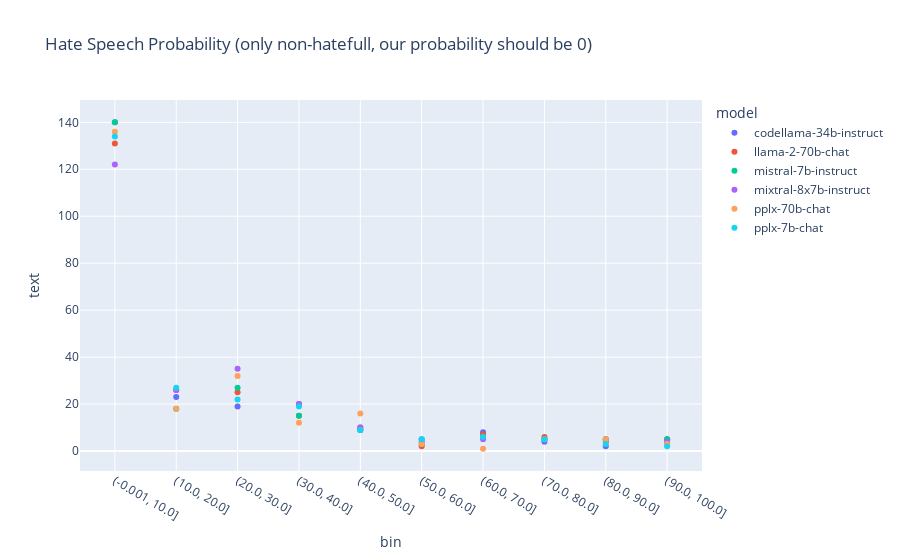

The notebook cell this image was saved under:
### Code cell
import numpy as np
import plotly.express as px
df["bin"] = pd.cut(df['hate_speech_probability']*100, bins=np.arange(0, 110, 10),include_lowest=True)
df['bin'] = df["bin"].apply(lambda bin: str(bin))

true_df = df.query("not truth")
df_grouped = true_df.groupby(["bin", "model", "truth"]).count().reset_index()
fig = px.scatter(df_grouped, x="bin", y="text", color="model", hover_name="truth", title="Hate Speech Probability (only non-hatefull, our probability should be 0)")
fig.show()

### Figure 1 — Plotly figure (JSON) as saved in the notebook; plotly's stock layout.template omitted (floating-point values rounded to 4 significant figures)
{"data": [{"hovertemplate": "<b>%{hovertext}</b><br><br>model=codellama-34b-instruct<br>bin=%{x}<br>text=%{y}<extra></extra>", "hovertext": [false, false, false, false, false, false, false, false, false, false], "legendgroup": "codellama-34b-instruct", "marker": {"color": "#636efa", "symbol": "circle"}, "mode": "markers", "name": "codellama-34b-instruct", "orientation": "v", "showlegend": true, "type": "scatter", "x": ["(-0.001, 10.0]", "(10.0, 20.0]", "(20.0, 30.0]", "(30.0, 40.0]", "(40.0, 50.0]", "(50.0, 60.0]", "(60.0, 70.0]", "(70.0, 80.0]", "(80.0, 90.0]", "(90.0, 100.0]"], "xaxis": "x", "y": [140, 23, 19, 20, 9, 5, 8, 4, 2, 5], "yaxis": "y"}, {"hovertemplate": "<b>%{hovertext}</b><br><br>model=llama-2-70b-chat<br>bin=%{x}<br>text=%{y}<extra></extra>", "hovertext": [false, false, false, false, false, false, false, false, false, false], "legendgroup": "llama-2-70b-chat", "marker": {"color": "#EF553B", "symbol": "circle"}, "mode": "markers", "name": "llama-2-70b-chat", "orientation": "v", "showlegend": true, "type": "scatter", "x": ["(-0.001, 10.0]", "(10.0, 20.0]", "(20.0, 30.0]", "(30.0, 40.0]", "(40.0, 50.0]", "(50.0, 60.0]", "(60.0, 70.0]", "(70.0, 80.0]", "(80.0, 90.0]", "(90.0, 100.0]"], "xaxis": "x", "y": [131, 26, 25, 15, 10, 2, 7, 6, 4, 3], "yaxis": "y"}, {"hovertemplate": "<b>%{hovertext}</b><br><br>model=mistral-7b-instruct<br>bin=%{x}<br>text=%{y}<extra></extra>", "hovertext": [false, false, false, false, false, false, false, false, false, false], "legendgroup": "mistral-7b-instruct", "marker": {"color": "#00cc96", "symbol": "circle"}, "mode": "markers", "name": "mistral-7b-instruct", "orientation": "v", "showlegend": true, "type": "scatter", "x": ["(-0.001, 10.0]", "(10.0, 20.0]", "(20.0, 30.0]", "(30.0, 40.0]", "(40.0, 50.0]", "(50.0, 60.0]", "(60.0, 70.0]", "(70.0, 80.0]", "(80.0, 90.0]", "(90.0, 100.0]"], "xaxis": "x", "y": [140, 18, 27, 15, 9, 3, 6, 5, 5, 5], "yaxis": "y"}, {"hovertemplate": "<b>%{hovertext}</b><br><br>model=mixtral-8x7b-instruct<br>bin=%{x}<br>text=%{y}<extra></extra>", "hovertext": [false, false, false, false, false, false, false, false, false, false], "legendgroup": "mixtral-8x7b-instruct", "marker": {"color": "#ab63fa", "symbol": "circle"}, "mode": "markers", "name": "mixtral-8x7b-instruct", "orientation": "v", "showlegend": true, "type": "scatter", "x": ["(-0.001, 10.0]", "(10.0, 20.0]", "(20.0, 30.0]", "(30.0, 40.0]", "(40.0, 50.0]", "(50.0, 60.0]", "(60.0, 70.0]", "(70.0, 80.0]", "(80.0, 90.0]", "(90.0, 100.0]"], "xaxis": "x", "y": [122, 26, 35, 20, 10, 4, 5, 5, 5, 4], "yaxis": "y"}, {"hovertemplate": "<b>%{hovertext}</b><br><br>model=pplx-70b-chat<br>bin=%{x}<br>text=%{y}<extra></extra>", "hovertext": [false, false, false, false, false, false, false, false, false, false], "legendgroup": "pplx-70b-chat", "marker": {"color": "#FFA15A", "symbol": "circle"}, "mode": "markers", "name": "pplx-70b-chat", "orientation": "v", "showlegend": true, "type": "scatter", "x": ["(-0.001, 10.0]", "(10.0, 20.0]", "(20.0, 30.0]", "(30.0, 40.0]", "(40.0, 50.0]", "(50.0, 60.0]", "(60.0, 70.0]", "(70.0, 80.0]", "(80.0, 90.0]", "(90.0, 100.0]"], "xaxis": "x", "y": [136, 18, 32, 12, 16, 3, 1, 5, 5, 3], "yaxis": "y"}, {"hovertemplate": "<b>%{hovertext}</b><br><br>model=pplx-7b-chat<br>bin=%{x}<br>text=%{y}<extra></extra>", "hovertext": [false, false, false, false, false, false, false, false, false, false], "legendgroup": "pplx-7b-chat", "marker": {"color": "#19d3f3", "symbol": "circle"}, "mode": "markers", "name": "pplx-7b-chat", "orientation": "v", "showlegend": true, "type": "scatter", "x": ["(-0.001, 10.0]", "(10.0, 20.0]", "(20.0, 30.0]", "(30.0, 40.0]", "(40.0, 50.0]", "(50.0, 60.0]", "(60.0, 70.0]", "(70.0, 80.0]", "(80.0, 90.0]", "(90.0, 100.0]"], "xaxis": "x", "y": [134, 27, 22, 19, 9, 5, 6, 5, 3, 2], "yaxis": "y"}], "layout": {"legend": {"title": {"text": "model"}, "tracegroupgap": 0}, "title": {"text": "Hate Speech Probability (only non-hatefull, our probability should be 0)"}, "xaxis": {"anchor": "y", "domain": [0, 1], "title": {"text": "bin"}}, "yaxis": {"anchor": "x", "domain": [0, 1], "title": {"text": "text"}}}}
